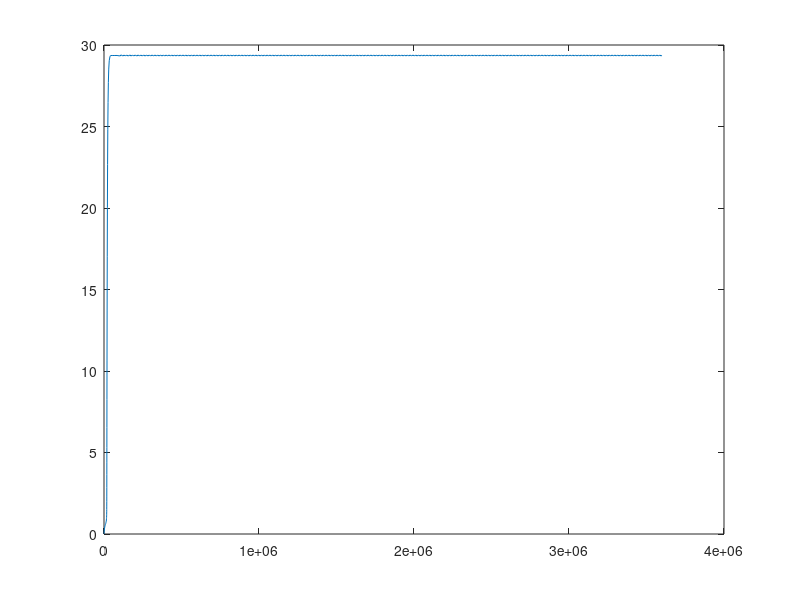

This chart was generated by the following MATLAB code:
% Toy model of the dynamics of a single gene positive autoregulation model.
% Single gene (G) which upregulates itself according to a Hill function
% with Hill coefficient of 4.

function [output] = pos_autoreg()

% Parameters (rates in millimoles per second).
DEGRAD = 1 / 3600; % Assumed that cell cycle length is an hour.
BASAL_TRANS = 0 + rand * 0.00027;
MAX_G = 0.008;
CONC_ACT = 24;
HILL = 4;
INIT_G = 0;
ALLTIME = 1000 * 3600; % Simulation run for 200 cell cycles.

[TIME, G] = ode23(@diffeqn, [0, ALLTIME], INIT_G);

    function dGdt = diffeqn(TIME, G)
        dGdt = BASAL_TRANS + ((MAX_G * (G ^ HILL)) / (CONC_ACT + ...
                    (G ^ HILL))) - G * DEGRAD;
    end
figure(3)
plot(TIME, G)
end